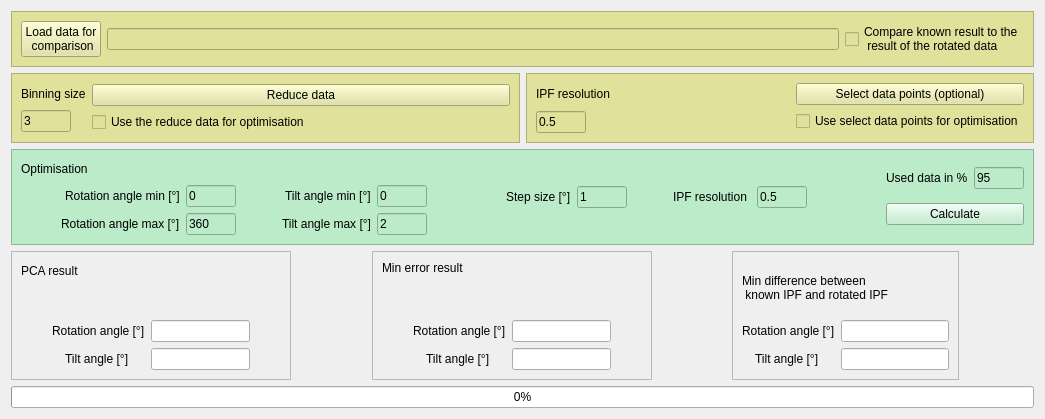
          <widget class="QWidget" name="tab_11">
           <attribute name="title">
            <string>Optimising</string>
           </attribute>
           <layout class="QVBoxLayout" name="verticalLayout_51">
            <item>
             <widget class="QFrame" name="frame_18">
              <property name="styleSheet">
               <string notr="true">background-color: rgb(224, 226, 156);</string>
              </property>
              <property name="frameShape">
               <enum>QFrame::StyledPanel</enum>
              </property>
              <property name="frameShadow">
               <enum>QFrame::Raised</enum>
              </property>
              <layout class="QHBoxLayout" name="horizontalLayout_51">
               <item>
                <widget class="QPushButton" name="optLoadDataButton">
                 <property name="text">
                  <string>Load data for 
 comparison</string>
                 </property>
                </widget>
               </item>
               <item>
                <widget class="QLineEdit" name="optLoadDataButtonLineEdit"/>
               </item>
               <item>
                <widget class="QCheckBox" name="optCompareDataCheckBox">
                 <property name="text">
                  <string>Compare known result to the
 result of the rotated data </string>
                 </property>
                </widget>
               </item>
              </layout>
             </widget>
            </item>
            <item>
             <layout class="QHBoxLayout" name="horizontalLayout_53">
              <item>
               <widget class="QFrame" name="frame_11">
                <property name="minimumSize">
                 <size>
                  <width>0</width>
                  <height>70</height>
                 </size>
                </property>
                <property name="styleSheet">
                 <string notr="true">background-color: rgb(224, 226, 156);

</string>
                </property>
                <property name="frameShape">
                 <enum>QFrame::StyledPanel</enum>
                </property>
                <property name="frameShadow">
                 <enum>QFrame::Raised</enum>
                </property>
                <layout class="QVBoxLayout" name="verticalLayout_39">
                 <item>
                  <layout class="QHBoxLayout" name="horizontalLayout_49">
                   <item>
                    <layout class="QVBoxLayout" name="verticalLayout_32">
                     <item>
                      <widget class="QLabel" name="label_41">
                       <property name="text">
                        <string>Binning size</string>
                       </property>
                      </widget>
                     </item>
                     <item>
                      <widget class="QLineEdit" name="optBinningSizeLineEdit">
                       <property name="maximumSize">
                        <size>
                         <width>50</width>
                         <height>16777215</height>
                        </size>
                       </property>
                       <property name="text">
                        <string>3</string>
                       </property>
                      </widget>
                     </item>
                    </layout>
                   </item>
                   <item>
                    <layout class="QVBoxLayout" name="verticalLayout_40">
                     <item>
                      <widget class="QPushButton" name="optReduceDataPushButton">
                       <property name="text">
                        <string>Reduce data</string>
                       </property>
                      </widget>
                     </item>
                     <item>
                      <widget class="QCheckBox" name="optReduceDataCheckBox">
                       <property name="text">
                        <string>Use the reduce data for optimisation</string>
                       </property>
                      </widget>
                     </item>
                    </layout>
                   </item>
                  </layout>
                 </item>
                </layout>
               </widget>
              </item>
              <item>
               <widget class="QFrame" name="frame_15">
                <property name="minimumSize">
                 <size>
                  <width>0</width>
                  <height>70</height>
                 </size>
                </property>
                <property name="styleSheet">
                 <string notr="true">background-color: rgb(224, 226, 156);</string>
                </property>
                <property name="frameShape">
                 <enum>QFrame::StyledPanel</enum>
                </property>
                <property name="frameShadow">
                 <enum>QFrame::Raised</enum>
                </property>
                <layout class="QHBoxLayout" name="horizontalLayout_56">
                 <item>
                  <layout class="QHBoxLayout" name="horizontalLayout_55">
                   <item>
                    <layout class="QHBoxLayout" name="horizontalLayout_54">
                     <item>
                      <layout class="QVBoxLayout" name="verticalLayout_38">
                       <item>
                        <widget class="QLabel" name="label_50">
                         <property name="text">
                          <string>IPF resolution </string>
                         </property>
                        </widget>
                       </item>
                       <item>
                        <widget class="QLineEdit" name="optiResolutionIPFLineEdit_2">
                         <property name="maximumSize">
                          <size>
                           <width>50</width>
                           <height>16777215</height>
                          </size>
                         </property>
                         <property name="text">
                          <string>0.5</string>
                         </property>
                        </widget>
                       </item>
                      </layout>
                     </item>
                    </layout>
                   </item>
                   <item>
                    <spacer name="horizontalSpacer_52">
                     <property name="orientation">
                      <enum>Qt::Horizontal</enum>
                     </property>
                     <property name="sizeHint" stdset="0">
                      <size>
                       <width>40</width>
                       <height>20</height>
                      </size>
                     </property>
                    </spacer>
                   </item>
                   <item>
                    <layout class="QVBoxLayout" name="verticalLayout_42">
                     <item>
                      <widget class="QPushButton" name="optSelectDataPointspushButton">
                       <property name="styleSheet">
                        <string notr="true">background-color: rgb(224, 226, 156);</string>
                       </property>
                       <property name="text">
                        <string>Select data points (optional)</string>
                       </property>
                      </widget>
                     </item>
                     <item>
                      <widget class="QCheckBox" name="optSelectedDataCheckBox">
                       <property name="styleSheet">
                        <string notr="true">background-color: rgb(224, 226, 156);</string>
                       </property>
                       <property name="text">
                        <string>Use select data points for optimisation</string>
                       </property>
                      </widget>
                     </item>
                    </layout>
                   </item>
                  </layout>
                 </item>
                </layout>
               </widget>
              </item>
             </layout>
            </item>
            <item>
             <widget class="QFrame" name="frame_12">
              <property name="minimumSize">
               <size>
                <width>0</width>
                <height>90</height>
               </size>
              </property>
              <property name="maximumSize">
               <size>
                <width>16777215</width>
                <height>99999</height>
               </size>
              </property>
              <property name="styleSheet">
               <string notr="true">background-color: rgb(187, 235, 201);</string>
              </property>
              <property name="frameShape">
               <enum>QFrame::StyledPanel</enum>
              </property>
              <property name="frameShadow">
               <enum>QFrame::Raised</enum>
              </property>
              <layout class="QHBoxLayout" name="horizontalLayout_48">
               <item>
                <layout class="QVBoxLayout" name="verticalLayout_37">
                 <item>
                  <layout class="QHBoxLayout" name="horizontalLayout_42">
                   <item>
                    <widget class="QLabel" name="label_43">
                     <property name="text">
                      <string>Optimisation</string>
                     </property>
                    </widget>
                   </item>
                   <item>
                    <spacer name="horizontalSpacer_38">
                     <property name="orientation">
                      <enum>Qt::Horizontal</enum>
                     </property>
                     <property name="sizeHint" stdset="0">
                      <size>
                       <width>40</width>
                       <height>20</height>
                      </size>
                     </property>
                    </spacer>
                   </item>
                  </layout>
                 </item>
                 <item>
                  <layout class="QHBoxLayout" name="horizontalLayout_43">
                   <item>
                    <spacer name="horizontalSpacer_39">
                     <property name="orientation">
                      <enum>Qt::Horizontal</enum>
                     </property>
                     <property name="sizeHint" stdset="0">
                      <size>
                       <width>40</width>
                       <height>20</height>
                      </size>
                     </property>
                    </spacer>
                   </item>
                   <item>
                    <widget class="QLabel" name="label_44">
                     <property name="styleSheet">
                      <string notr="true">background-color: rgb(187, 235, 201);</string>
                     </property>
                     <property name="text">
                      <string>Rotation angle min [°]</string>
                     </property>
                    </widget>
                   </item>
                   <item>
                    <widget class="QLineEdit" name="optiRotAngleMinLineEdit">
                     <property name="maximumSize">
                      <size>
                       <width>50</width>
                       <height>31</height>
                      </size>
                     </property>
                     <property name="styleSheet">
                      <string notr="true">background-color: rgb(187, 235, 201);</string>
                     </property>
                     <property name="text">
                      <string>0</string>
                     </property>
                    </widget>
                   </item>
                   <item>
                    <spacer name="horizontalSpacer_41">
                     <property name="orientation">
                      <enum>Qt::Horizontal</enum>
                     </property>
                     <property name="sizeHint" stdset="0">
                      <size>
                       <width>40</width>
                       <height>20</height>
                      </size>
                     </property>
                    </spacer>
                   </item>
                   <item>
                    <widget class="QLabel" name="label_46">
                     <property name="text">
                      <string>Tilt angle min [°]</string>
                     </property>
                    </widget>
                   </item>
                   <item>
                    <widget class="QLineEdit" name="optiTiltAngleMinLineEdit">
                     <property name="maximumSize">
                      <size>
                       <width>50</width>
                       <height>31</height>
                      </size>
                     </property>
                     <property name="styleSheet">
                      <string notr="true">background-color: rgb(187, 235, 201);</string>
                     </property>
                     <property name="text">
                      <string>0</string>
                     </property>
                    </widget>
                   </item>
                  </layout>
                 </item>
                 <item>
                  <layout class="QHBoxLayout" name="horizontalLayout_44">
                   <item>
                    <spacer name="horizontalSpacer_40">
                     <property name="orientation">
                      <enum>Qt::Horizontal</enum>
                     </property>
                     <property name="sizeHint" stdset="0">
                      <size>
                       <width>40</width>
                       <height>20</height>
                      </size>
                     </property>
                    </spacer>
                   </item>
                   <item>
                    <widget class="QLabel" name="label_45">
                     <property name="text">
                      <string>Rotation angle max [°]</string>
                     </property>
                    </widget>
                   </item>
                   <item>
                    <widget class="QLineEdit" name="optiRotAngleMaxLineEdit">
                     <property name="maximumSize">
                      <size>
                       <width>50</width>
                       <height>31</height>
                      </size>
                     </property>
                     <property name="text">
                      <string>360</string>
                     </property>
                    </widget>
                   </item>
                   <item>
                    <spacer name="horizontalSpacer_42">
                     <property name="orientation">
                      <enum>Qt::Horizontal</enum>
                     </property>
                     <property name="sizeHint" stdset="0">
                      <size>
                       <width>40</width>
                       <height>20</height>
                      </size>
                     </property>
                    </spacer>
                   </item>
                   <item>
                    <widget class="QLabel" name="label_47">
                     <property name="text">
                      <string>Tilt angle max [°]</string>
                     </property>
                    </widget>
                   </item>
                   <item>
                    <widget class="QLineEdit" name="optiTiltAngleMaxLineEdit">
                     <property name="maximumSize">
                      <size>
                       <width>50</width>
                       <height>31</height>
                      </size>
                     </property>
                     <property name="text">
                      <string>2</string>
                     </property>
                    </widget>
                   </item>
                  </layout>
                 </item>
                </layout>
               </item>
               <item>
                <spacer name="horizontalSpacer_51">
                 <property name="orientation">
                  <enum>Qt::Horizontal</enum>
                 </property>
                 <property name="sizeHint" stdset="0">
                  <size>
                   <width>73</width>
                   <height>20</height>
                  </size>
                 </property>
                </spacer>
               </item>
               <item>
                <layout class="QVBoxLayout" name="verticalLayout_35">
                 <item>
                  <layout class="QHBoxLayout" name="horizontalLayout_45">
                   <item>
                    <widget class="QLabel" name="label_48">
                     <property name="text">
                      <string>Step size [°]</string>
                     </property>
                    </widget>
                   </item>
                   <item>
                    <widget class="QLineEdit" name="optiStepSizeLineEdit">
                     <property name="maximumSize">
                      <size>
                       <width>50</width>
                       <height>16777215</height>
                      </size>
                     </property>
                     <property name="text">
                      <string>1</string>
                     </property>
                    </widget>
                   </item>
                   <item>
                    <spacer name="horizontalSpacer_43">
                     <property name="orientation">
                      <enum>Qt::Horizontal</enum>
                     </property>
                     <property name="sizeHint" stdset="0">
                      <size>
                       <width>40</width>
                       <height>20</height>
                      </size>
                     </property>
                    </spacer>
                   </item>
                   <item>
                    <widget class="QLabel" name="label_42">
                     <property name="text">
                      <string>IPF resolution </string>
                     </property>
                    </widget>
                   </item>
                   <item>
                    <widget class="QLineEdit" name="optiResolutionIPFLineEdit">
                     <property name="maximumSize">
                      <size>
                       <width>50</width>
                       <height>16777215</height>
                      </size>
                     </property>
                     <property name="text">
                      <string>0.5</string>
                     </property>
                    </widget>
                   </item>
                  </layout>
                 </item>
                </layout>
               </item>
               <item>
                <spacer name="horizontalSpacer_50">
                 <property name="orientation">
                  <enum>Qt::Horizontal</enum>
                 </property>
                 <property name="sizeHint" stdset="0">
                  <size>
                   <width>73</width>
                   <height>20</height>
                  </size>
                 </property>
                </spacer>
               </item>
               <item>
                <layout class="QVBoxLayout" name="verticalLayout_36">
                 <item>
                  <layout class="QHBoxLayout" name="horizontalLayout_46">
                   <item>
                    <widget class="QLabel" name="label_49">
                     <property name="text">
                      <string>Used data in %</string>
                     </property>
                    </widget>
                   </item>
                   <item>
                    <widget class="QLineEdit" name="optUseDataEditLine">
                     <property name="maximumSize">
                      <size>
                       <width>50</width>
                       <height>16777215</height>
                      </size>
                     </property>
                     <property name="text">
                      <string>95</string>
                     </property>
                    </widget>
                   </item>
                  </layout>
                 </item>
                 <item>
                  <widget class="QPushButton" name="optCalculateButton">
                   <property name="text">
                    <string>Calculate</string>
                   </property>
                  </widget>
                 </item>
                </layout>
               </item>
              </layout>
             </widget>
            </item>
            <item>
             <layout class="QHBoxLayout" name="horizontalLayout_61">
              <item>
               <widget class="QFrame" name="frame_13">
                <property name="minimumSize">
                 <size>
                  <width>0</width>
                  <height>60</height>
                 </size>
                </property>
                <property name="maximumSize">
                 <size>
                  <width>280</width>
                  <height>16777215</height>
                 </size>
                </property>
                <property name="frameShape">
                 <enum>QFrame::StyledPanel</enum>
                </property>
                <property name="frameShadow">
                 <enum>QFrame::Raised</enum>
                </property>
                <layout class="QVBoxLayout" name="verticalLayout_33">
                 <item>
                  <layout class="QHBoxLayout" name="horizontalLayout_38">
                   <item>
                    <widget class="QLabel" name="label_55">
                     <property name="text">
                      <string>PCA result</string>
                     </property>
                    </widget>
                   </item>
                   <item>
                    <spacer name="horizontalSpacer_31">
                     <property name="orientation">
                      <enum>Qt::Horizontal</enum>
                     </property>
                     <property name="sizeHint" stdset="0">
                      <size>
                       <width>40</width>
                       <height>20</height>
                      </size>
                     </property>
                    </spacer>
                   </item>
                  </layout>
                 </item>
                 <item>
                  <spacer name="verticalSpacer_19">
                   <property name="orientation">
                    <enum>Qt::Vertical</enum>
                   </property>
                   <property name="sizeHint" stdset="0">
                    <size>
                     <width>20</width>
                     <height>33</height>
                    </size>
                   </property>
                  </spacer>
                 </item>
                 <item>
                  <layout class="QHBoxLayout" name="horizontalLayout_37">
                   <item>
                    <spacer name="horizontalSpacer_29">
                     <property name="orientation">
                      <enum>Qt::Horizontal</enum>
                     </property>
                     <property name="sizeHint" stdset="0">
                      <size>
                       <width>40</width>
                       <height>20</height>
                      </size>
                     </property>
                    </spacer>
                   </item>
                   <item>
                    <widget class="QLabel" name="label_51">
                     <property name="text">
                      <string>Rotation angle [°]</string>
                     </property>
                    </widget>
                   </item>
                   <item>
                    <widget class="QLineEdit" name="optPCArotLineEdit"/>
                   </item>
                   <item>
                    <spacer name="horizontalSpacer_30">
                     <property name="orientation">
                      <enum>Qt::Horizontal</enum>
                     </property>
                     <property name="sizeHint" stdset="0">
                      <size>
                       <width>40</width>
                       <height>20</height>
                      </size>
                     </property>
                    </spacer>
                   </item>
                  </layout>
                 </item>
                 <item>
                  <layout class="QHBoxLayout" name="horizontalLayout_39">
                   <item>
                    <spacer name="horizontalSpacer_32">
                     <property name="orientation">
                      <enum>Qt::Horizontal</enum>
                     </property>
                     <property name="sizeHint" stdset="0">
                      <size>
                       <width>40</width>
                       <height>20</height>
                      </size>
                     </property>
                    </spacer>
                   </item>
                   <item>
                    <widget class="QLabel" name="label_52">
                     <property name="text">
                      <string>    Tilt angle [°]     </string>
                     </property>
                    </widget>
                   </item>
                   <item>
                    <widget class="QLineEdit" name="optPCAtiltLineEdit"/>
                   </item>
                   <item>
                    <spacer name="horizontalSpacer_33">
                     <property name="orientation">
                      <enum>Qt::Horizontal</enum>
                     </property>
                     <property name="sizeHint" stdset="0">
                      <size>
                       <width>40</width>
                       <height>20</height>
                      </size>
                     </property>
                    </spacer>
                   </item>
                  </layout>
                 </item>
                </layout>
               </widget>
              </item>
              <item>
               <spacer name="horizontalSpacer_44">
                <property name="orientation">
                 <enum>Qt::Horizontal</enum>
                </property>
                <property name="sizeHint" stdset="0">
                 <size>
                  <width>40</width>
                  <height>20</height>
                 </size>
                </property>
               </spacer>
              </item>
              <item>
               <widget class="QFrame" name="frame_14">
                <property name="minimumSize">
                 <size>
                  <width>0</width>
                  <height>60</height>
                 </size>
                </property>
                <property name="maximumSize">
                 <size>
                  <width>280</width>
                  <height>16777215</height>
                 </size>
                </property>
                <property name="frameShape">
                 <enum>QFrame::StyledPanel</enum>
                </property>
                <property name="frameShadow">
                 <enum>QFrame::Raised</enum>
                </property>
                <layout class="QVBoxLayout" name="verticalLayout_34">
                 <item>
                  <widget class="QLabel" name="label_56">
                   <property name="text">
                    <string>Min error result</string>
                   </property>
                  </widget>
                 </item>
                 <item>
                  <spacer name="verticalSpacer_21">
                   <property name="orientation">
                    <enum>Qt::Vertical</enum>
                   </property>
                   <property name="sizeHint" stdset="0">
                    <size>
                     <width>20</width>
                     <height>34</height>
                    </size>
                   </property>
                  </spacer>
                 </item>
                 <item>
                  <layout class="QHBoxLayout" name="horizontalLayout_41">
                   <item>
                    <spacer name="horizontalSpacer_34">
                     <property name="orientation">
                      <enum>Qt::Horizontal</enum>
                     </property>
                     <property name="sizeHint" stdset="0">
                      <size>
                       <width>40</width>
                       <height>20</height>
                      </size>
                     </property>
                    </spacer>
                   </item>
                   <item>
                    <widget class="QLabel" name="label_53">
                     <property name="text">
                      <string>Rotation angle [°]</string>
                     </property>
                    </widget>
                   </item>
                   <item>
                    <widget class="QLineEdit" name="optMinRotLineEdit"/>
                   </item>
                   <item>
                    <spacer name="horizontalSpacer_35">
                     <property name="orientation">
                      <enum>Qt::Horizontal</enum>
                     </property>
                     <property name="sizeHint" stdset="0">
                      <size>
                       <width>40</width>
                       <height>20</height>
                      </size>
                     </property>
                    </spacer>
                   </item>
                  </layout>
                 </item>
                 <item>
                  <layout class="QHBoxLayout" name="horizontalLayout_40">
                   <item>
                    <spacer name="horizontalSpacer_36">
                     <property name="orientation">
                      <enum>Qt::Horizontal</enum>
                     </property>
                     <property name="sizeHint" stdset="0">
                      <size>
                       <width>40</width>
                       <height>20</height>
                      </size>
                     </property>
                    </spacer>
                   </item>
                   <item>
                    <widget class="QLabel" name="label_54">
                     <property name="text">
                      <string>    Tilt angle [°]     </string>
                     </property>
                    </widget>
                   </item>
                   <item>
                    <widget class="QLineEdit" name="optMinTiltLineEdit"/>
                   </item>
                   <item>
                    <spacer name="horizontalSpacer_37">
                     <property name="orientation">
                      <enum>Qt::Horizontal</enum>
                     </property>
                     <property name="sizeHint" stdset="0">
                      <size>
                       <width>40</width>
                       <height>20</height>
                      </size>
                     </property>
                    </spacer>
                   </item>
                  </layout>
                 </item>
                </layout>
               </widget>
              </item>
              <item>
               <spacer name="horizontalSpacer_46">
                <property name="orientation">
                 <enum>Qt::Horizontal</enum>
                </property>
                <property name="sizeHint" stdset="0">
                 <size>
                  <width>40</width>
                  <height>20</height>
                 </size>
                </property>
               </spacer>
              </item>
              <item>
               <widget class="QFrame" name="frame_19">
                <property name="maximumSize">
                 <size>
                  <width>280</width>
                  <height>16777215</height>
                 </size>
                </property>
                <property name="frameShape">
                 <enum>QFrame::StyledPanel</enum>
                </property>
                <property name="frameShadow">
                 <enum>QFrame::Raised</enum>
                </property>
                <layout class="QVBoxLayout" name="verticalLayout_50">
                 <item>
                  <widget class="QLabel" name="label_40">
                   <property name="text">
                    <string>Min difference between 
 known IPF and rotated IPF</string>
                   </property>
                  </widget>
                 </item>
                 <item>
                  <layout class="QHBoxLayout" name="horizontalLayout_60">
                   <item>
                    <widget class="QLabel" name="label_57">
                     <property name="text">
                      <string>Rotation angle [°]</string>
                     </property>
                    </widget>
                   </item>
                   <item>
                    <widget class="QLineEdit" name="optComRotLineEdit"/>
                   </item>
                  </layout>
                 </item>
                 <item>
                  <layout class="QHBoxLayout" name="horizontalLayout_52">
                   <item>
                    <widget class="QLabel" name="label_62">
                     <property name="text">
                      <string>    Tilt angle [°]     </string>
                     </property>
                    </widget>
                   </item>
                   <item>
                    <widget class="QLineEdit" name="optComTiltLineEdit"/>
                   </item>
                  </layout>
                 </item>
                </layout>
               </widget>
              </item>
              <item>
               <spacer name="horizontalSpacer_47">
                <property name="orientation">
                 <enum>Qt::Horizontal</enum>
                </property>
                <property name="sizeHint" stdset="0">
                 <size>
                  <width>40</width>
                  <height>20</height>
                 </size>
                </property>
               </spacer>
              </item>
             </layout>
            </item>
            <item>
             <widget class="QProgressBar" name="optimizeProgressBar">
              <property name="minimumSize">
               <size>
                <width>0</width>
                <height>15</height>
               </size>
              </property>
              <property name="value">
               <number>0</number>
              </property>
             </widget>
            </item>
           </layout>
          </widget>
